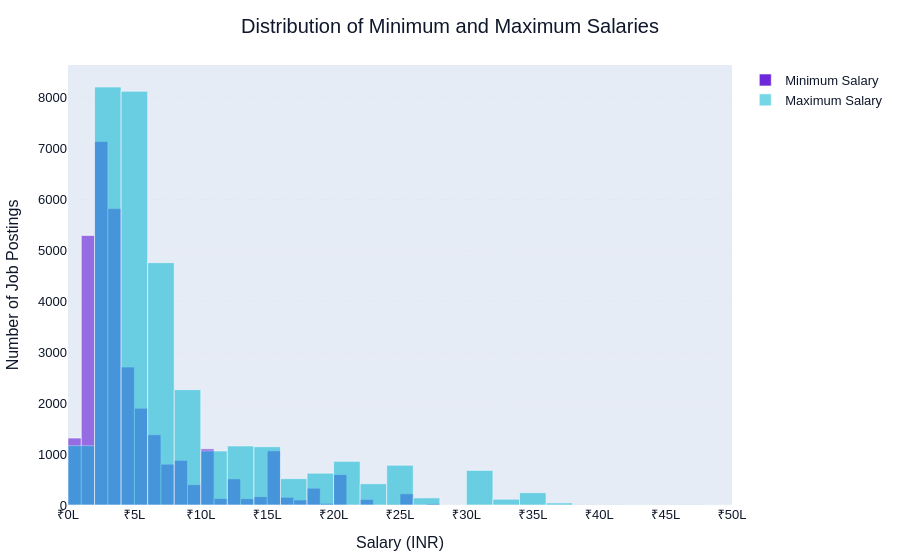

Notebook source saved alongside this figure:
### Markdown cell above
#### Chart 7: Distribution of Minimum vs Maximum Salaries

### Code cell
fig = px.histogram(
    salary_df,
    x="minimumSalary",
    nbins=35,
    title="Distribution of Minimum and Maximum Salaries",
    opacity=0.65,
    color_discrete_sequence=[PRIMARY]
)

fig.add_histogram(
    x=salary_df["maximumSalary"],
    nbinsx=25,
    name="Maximum Salary",
    marker_color=CYAN,
    opacity=0.55
)

fig.update_traces(
    selector=dict(name="Minimum Salary"),
    name="Minimum Salary"
)

# Salary axis in Lakhs
max_salary = max(
    salary_df["minimumSalary"].max(),
    salary_df["maximumSalary"].max()
)

tick_step = 500000
tick_vals = np.arange(0, max_salary + tick_step, tick_step)
tick_text = [f"₹{int(x/100000)}L" for x in tick_vals]

fig.update_xaxes(
    title="Salary (INR)",
    tickmode="array",
    tickvals=tick_vals,
    ticktext=tick_text
)

fig.update_yaxes(
    title="Number of Job Postings"
)

fig.update_layout(
    barmode="overlay"
)

fig.update_traces(
    marker=dict(
        line=dict(
            color="white",
            width=0.6
        )
    ),
    hovertemplate="<b>%{fullData.name}</b><br>Salary: ₹%{x:,.0f}<br>Job Postings: %{y:,}<extra></extra>"
)

fig.data[0].name = "Minimum Salary"
fig.data[0].showlegend = True

fig = style_plot(fig)

fig.show()

### Figure 1 — Plotly figure (JSON) as saved in the notebook; plotly's stock layout.template omitted (floating-point values rounded to 4 significant figures; data arrays with more than 128 entries replaced by an {"elided": "..."} marker saying what was removed)
{"data": [{"bingroup": "x", "hovertemplate": "<b>%{fullData.name}</b><br>Salary: ₹%{x:,.0f}<br>Job Postings: %{y:,}<extra></extra>", "legendgroup": "", "marker": {"color": "#6D28D9", "line": {"color": "white", "width": 0.6}, "opacity": 0.65, "pattern": {"shape": ""}}, "name": "Minimum Salary", "nbinsx": 35, "orientation": "v", "showlegend": true, "type": "histogram", "x": {"elided": "32315 float values"}, "xaxis": "x", "yaxis": "y"}, {"hovertemplate": "<b>%{fullData.name}</b><br>Salary: ₹%{x:,.0f}<br>Job Postings: %{y:,}<extra></extra>", "marker": {"color": "#06B6D4", "line": {"color": "white", "width": 0.6}}, "name": "Maximum Salary", "nbinsx": 25, "opacity": 0.55, "type": "histogram", "x": {"elided": "32315 float values"}}], "layout": {"barmode": "overlay", "font": {"color": "#0F172A", "family": "Arial", "size": 13}, "hovermode": "x unified", "legend": {"bgcolor": "rgba(0,0,0,0)", "borderwidth": 0, "tracegroupgap": 0}, "margin": {"b": 35, "l": 40, "r": 40, "t": 65}, "title": {"font": {"family": "Arial", "size": 20}, "text": "Distribution of Minimum and Maximum Salaries", "x": 0.5, "xanchor": "center"}, "xaxis": {"anchor": "y", "domain": [0, 1], "showgrid": false, "showline": false, "tickmode": "array", "ticktext": ["₹0L", "₹5L", "₹10L", "₹15L", "₹20L", "₹25L", "₹30L", "₹35L", "₹40L", "₹45L", "₹50L"], "tickvals": [0.0, 500000.0, 1000000.0, 1500000.0, 2000000.0, 2500000.0, 3000000.0, 3500000.0, 4000000.0, 4500000.0, 5000000.0], "title": {"text": "Salary (INR)"}, "zeroline": false}, "yaxis": {"anchor": "x", "domain": [0, 1], "gridcolor": "#E2E8F0", "griddash": "dot", "gridwidth": 0.8, "showgrid": true, "showline": false, "title": {"text": "Number of Job Postings"}, "zeroline": false}}}
